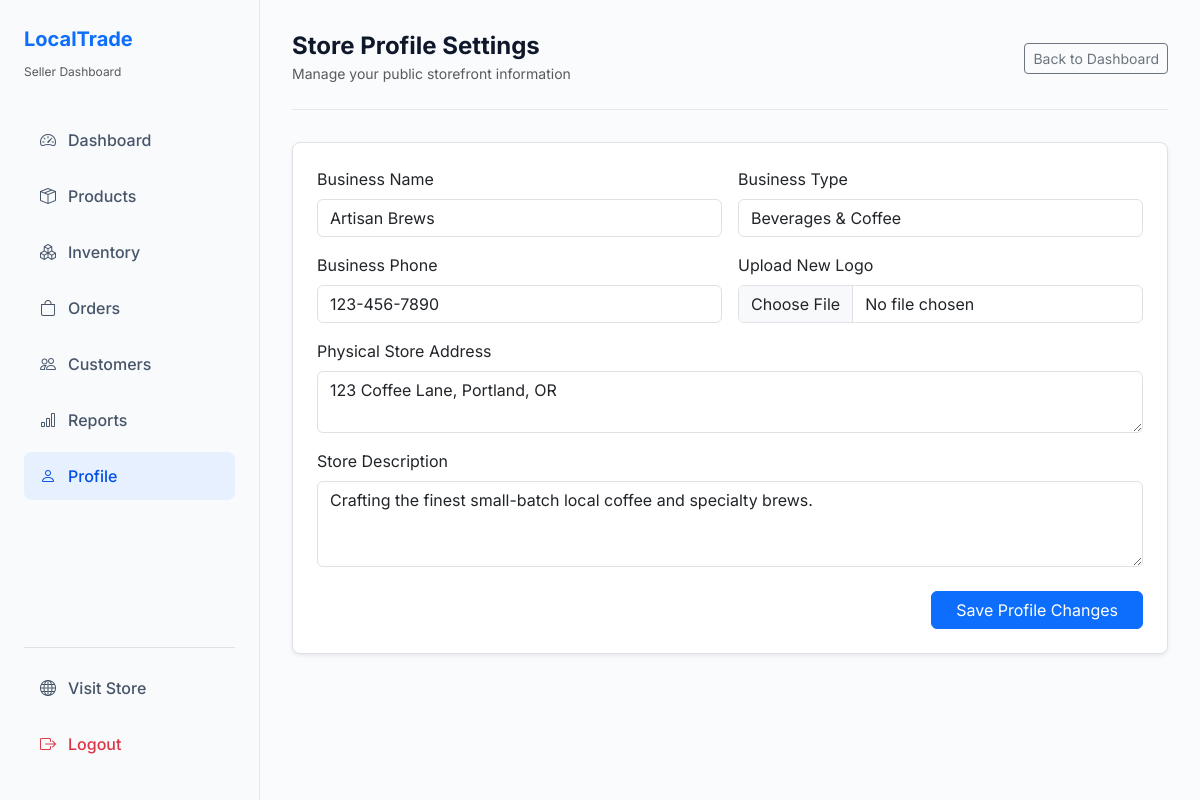
The app's page /owner/profile/index.php (signed in) with its own data.
### tables this page shows
CREATE TABLE IF NOT EXISTS `businesses` (
  `id` INT AUTO_INCREMENT PRIMARY KEY,
  `owner_id` INT NOT NULL,
  `business_name` VARCHAR(150) NOT NULL,
  `business_type` VARCHAR(100) NOT NULL,
  `phone` VARCHAR(20) NOT NULL,
  `address` TEXT NOT NULL,
  `logo` VARCHAR(255) DEFAULT NULL,
  `description` TEXT DEFAULT NULL,
  `status` ENUM('pending', 'approved', 'rejected') DEFAULT 'pending',
  `created_at` TIMESTAMP DEFAULT CURRENT_TIMESTAMP,
  FOREIGN KEY (`owner_id`) REFERENCES `users` (`id`) ON DELETE CASCADE
);

### config/config.php (called while the page is built, shortened)
<?php
function sanitize($data) {
    return htmlspecialchars(trim($data), ENT_QUOTES, 'UTF-8');
}
?>

### owner/profile/index.php (the view, shortened to what this page needs)
<?php
require_once __DIR__ . '/../../config/config.php';
require_once __DIR__ . '/../../includes/functions.php';
$business_id = $_SESSION['business_id'];
$stmt = $pdo->prepare("SELECT * FROM businesses WHERE id = ?");
$stmt->execute([$business_id]);
$business = $stmt->fetch();
require_once __DIR__ . '/../../includes/header.php';
?>
<div class="layout-wrapper">
    <?php require_once __DIR__ . '/../../includes/sidebar.php'; ?>
    <div class="main-content">
        <div class="top-navbar">
            <div>
                <h4 class="fw-bold m-0">Store Profile Settings</h4>
                <small class="text-muted">Manage your public storefront information</small>
            </div>
            <a href="../dashboard.php" class="btn btn-outline-secondary btn-sm">Back to Dashboard</a>
        </div>
        <div class="card border rounded-3 p-4 bg-white shadow-sm max-width-800">
            <form action="index.php" method="POST" enctype="multipart/form-data">
                <div class="row g-3">
                    <div class="col-md-6">
                        <label for="business_name" class="form-label">Business Name</label>
                        <input type="text" class="form-control" name="business_name" id="business_name" required value="<?php echo sanitize($business['business_name']); ?>">
                    </div>
                    <div class="col-md-6">
                        <label for="business_type" class="form-label">Business Type</label>
                        <input type="text" class="form-control" name="business_type" id="business_type" required value="<?php echo sanitize($business['business_type']); ?>">
                    </div>
                    <div class="col-md-6">
                        <label for="phone" class="form-label">Business Phone</label>
                        <input type="text" class="form-control" name="phone" id="phone" required value="<?php echo sanitize($business['phone']); ?>">
                    </div>
                    <div class="col-md-6">
                        <label for="logo" class="form-label">Upload New Logo</label>
                        <input type="file" class="form-control" name="logo" id="logo">
                    </div>
                    <div class="col-12">
                        <label for="address" class="form-label">Physical Store Address</label>
                        <textarea class="form-control" name="address" id="address" rows="2" required><?php echo sanitize($business['address']); ?></textarea>
                    </div>
                    <div class="col-12">
                        <label for="description" class="form-label">Store Description</label>
                        <textarea class="form-control" name="description" id="description" rows="3"><?php echo sanitize($business['description']); ?></textarea>
                    </div>
                    <div class="col-12 mt-4 text-end">
                        <button type="submit" class="btn btn-primary px-4">Save Profile Changes</button>
                    </div>
                </div>
            </form>
        </div>
    </div>
</div>
<?php require_once __DIR__ . '/../../includes/footer.php'; ?>

### assets/css/style.css (style rules this page uses)
:root { --primary-blue: #004fe6; --primary-blue-hover: #003db3; --primary-blue-light: #e6f0ff; --dark-slate: #0f172a; --text-muted: #64748b; --border-color: #e2e8f0; --card-shadow: 0 4px 6px -1px rgb(0 0 0 / 0.05), 0 2px 4px -2px rgb(0 0 0 / 0.05); --card-shadow-hover: 0 10px 15px -3px rgb(0 0 0 / 0.1), 0 4px 6px -4px rgb(0 0 0 / 0.1); --sidebar-bg: #f8fafc; --bg-main: #f1f5f9; }
body { font-family: 'Inter', sans-serif; color: var(--dark-slate); background-color: #fafbfc; }
.layout-wrapper { display: flex; min-height: 100vh; }
.main-content { flex-grow: 1; background-color: #fafbfc; padding: 2rem; overflow-y: auto; }
.top-navbar { display: flex; align-items: center; justify-content: space-between; padding-bottom: 1.5rem; border-bottom: 1px solid var(--border-color); margin-bottom: 2rem; }

### records on screen
businesses: business_name "Artisan Brews", business_type "Beverages & Coffee", phone "123-456-7890", address "123 Coffee Lane, Portland, OR", description "Crafting the finest small-batch local coffee and specialty brews."
